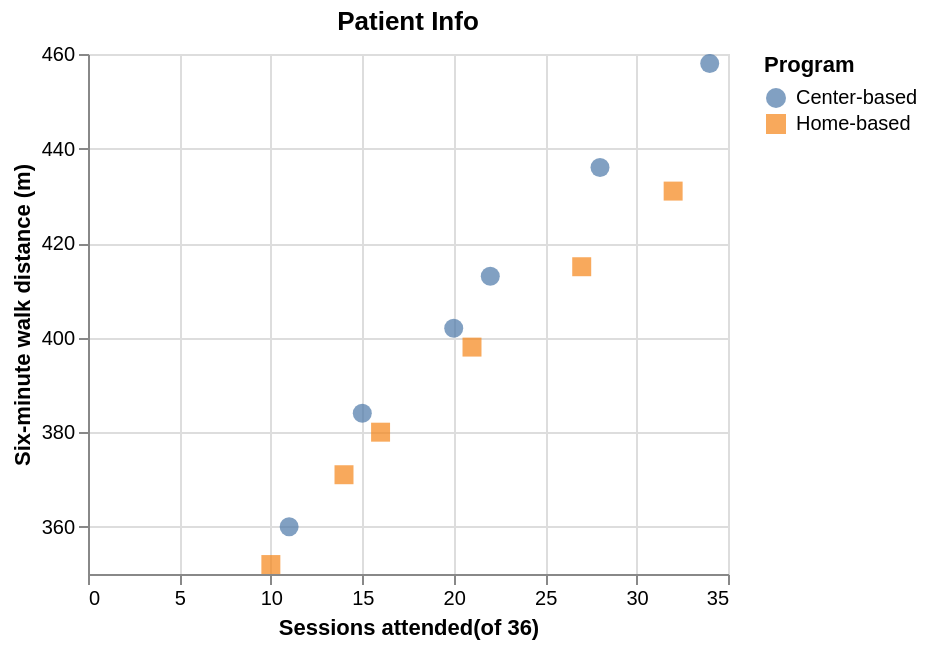

This figure's notebook cell:
### Markdown cell above
## Task 1: Explore the rehab patients with Altair

### 1.1 Load the patients and build the scatter plot

> **Checkpoint: `output/exploratory_spec.json`**
> A Vega-Lite specification with a `point` mark, `x`, `y`, `color`, and `shape` encodings, and the twelve patients embedded.

### Code cell
patients = pd.read_csv(PATIENTS_PATH)  # TODO: read PATIENTS_PATH with pd.read_csv

# TODO: print the shape and the dtypes of patients
print(patients.shape)
display(patients.dtypes)

exploratory_chart = alt.Chart(patients).mark_point(filled=True, size=90).encode(
    x = alt.X('sessions_attended:Q', title = 'Sessions attended(of 36)'),
    y = alt.Y('walk_distance_m:Q', title = 'Six-minute walk distance (m)', scale = alt.Scale(zero=False)),
    color = alt.Color('program:N', title ='Program'),
    shape = alt.Shape('program:N', title = 'Program'),
    tooltip=[
        alt.Tooltip('patient_id:N', title = 'Patient'),
        alt.Tooltip('sessions_attended:Q', title = 'sessions attended(of 36)'),
        alt.Tooltip('walk_distance_m:Q', title = 'Six-minute walk distance (m)'),
        alt.Tooltip('program:N', title='Program'),  # Added to include all plotted variables
    ]
).properties(title='Patient Info', width=320, height=260).interactive()  # TODO: the Altair scatter plot README Task 1.1 describes

# TODO: save exploratory_chart to EXPLORATORY_SPEC_PATH with .save()
display(exploratory_chart)
exploratory_chart.save(EXPLORATORY_SPEC_PATH)

### Figure 1 — Vega-Lite specification as saved in the notebook (floating-point values rounded to 4 significant figures)
{"config": {"view": {"continuousWidth": 300, "continuousHeight": 300}}, "data": {"name": "data-c8aa350521c33b7072b39293a7897d72"}, "mark": {"type": "point", "filled": true, "size": 90}, "encoding": {"color": {"field": "program", "title": "Program", "type": "nominal"}, "shape": {"field": "program", "title": "Program", "type": "nominal"}, "tooltip": [{"field": "patient_id", "title": "Patient", "type": "nominal"}, {"field": "sessions_attended", "title": "sessions attended(of 36)", "type": "quantitative"}, {"field": "walk_distance_m", "title": "Six-minute walk distance (m)", "type": "quantitative"}, {"field": "program", "title": "Program", "type": "nominal"}], "x": {"field": "sessions_attended", "title": "Sessions attended(of 36)", "type": "quantitative"}, "y": {"field": "walk_distance_m", "scale": {"zero": false}, "title": "Six-minute walk distance (m)", "type": "quantitative"}}, "height": 260, "params": [{"name": "param_1", "select": {"type": "interval", "encodings": ["x", "y"]}, "bind": "scales"}], "title": "Patient Info", "width": 320, "$schema": "https://vega.github.io/schema/vega-lite/v5.20.1.json", "datasets": {"data-c8aa350521c33b7072b39293a7897d72": [{"patient_id": "R01", "program": "Home-based", "sessions_attended": 14, "walk_distance_m": 371}, {"patient_id": "R02", "program": "Center-based", "sessions_attended": 20, "walk_distance_m": 402}, {"patient_id": "R03", "program": "Home-based", "sessions_attended": 32, "walk_distance_m": 431}, {"patient_id": "R04", "program": "Center-based", "sessions_attended": 11, "walk_distance_m": 360}, {"patient_id": "R05", "program": "Center-based", "sessions_attended": 28, "walk_distance_m": 436}, {"patient_id": "R06", "program": "Home-based", "sessions_attended": 10, "walk_distance_m": 352}, {"patient_id": "R07", "program": "Home-based", "sessions_attended": 21, "walk_distance_m": 398}, {"patient_id": "R08", "program": "Center-based", "sessions_attended": 34, "walk_distance_m": 458}, {"patient_id": "R09", "program": "Home-based", "sessions_attended": 16, "walk_distance_m": 380}, {"patient_id": "R10", "program": "Center-based", "sessions_attended": 15, "walk_distance_m": 384}, {"patient_id": "R11", "program": "Home-based", "sessions_attended": 27, "walk_distance_m": 415}, {"patient_id": "R12", "program": "Center-based", "sessions_attended": 22, "walk_distance_m": 413}]}}
